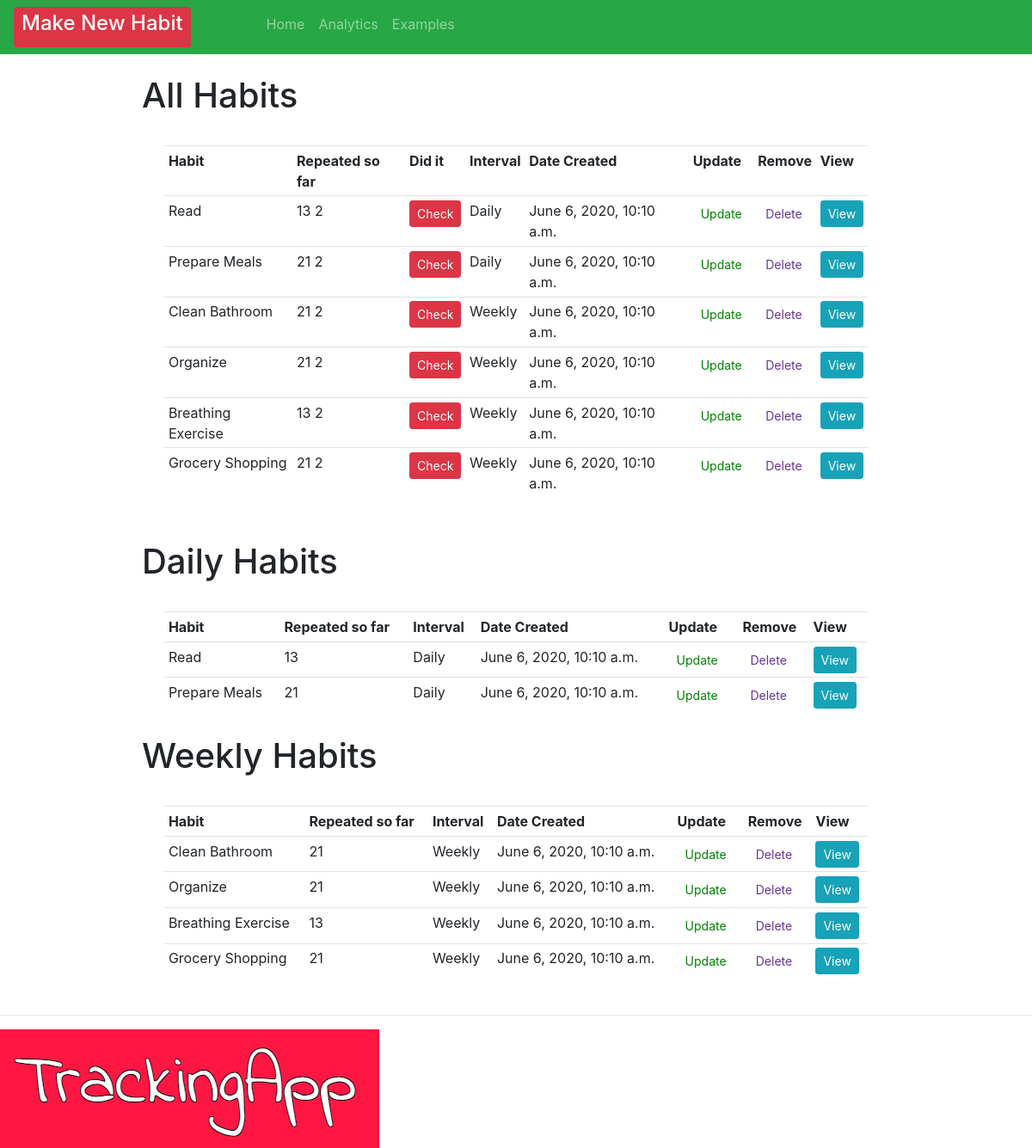
The app's page /, older data.
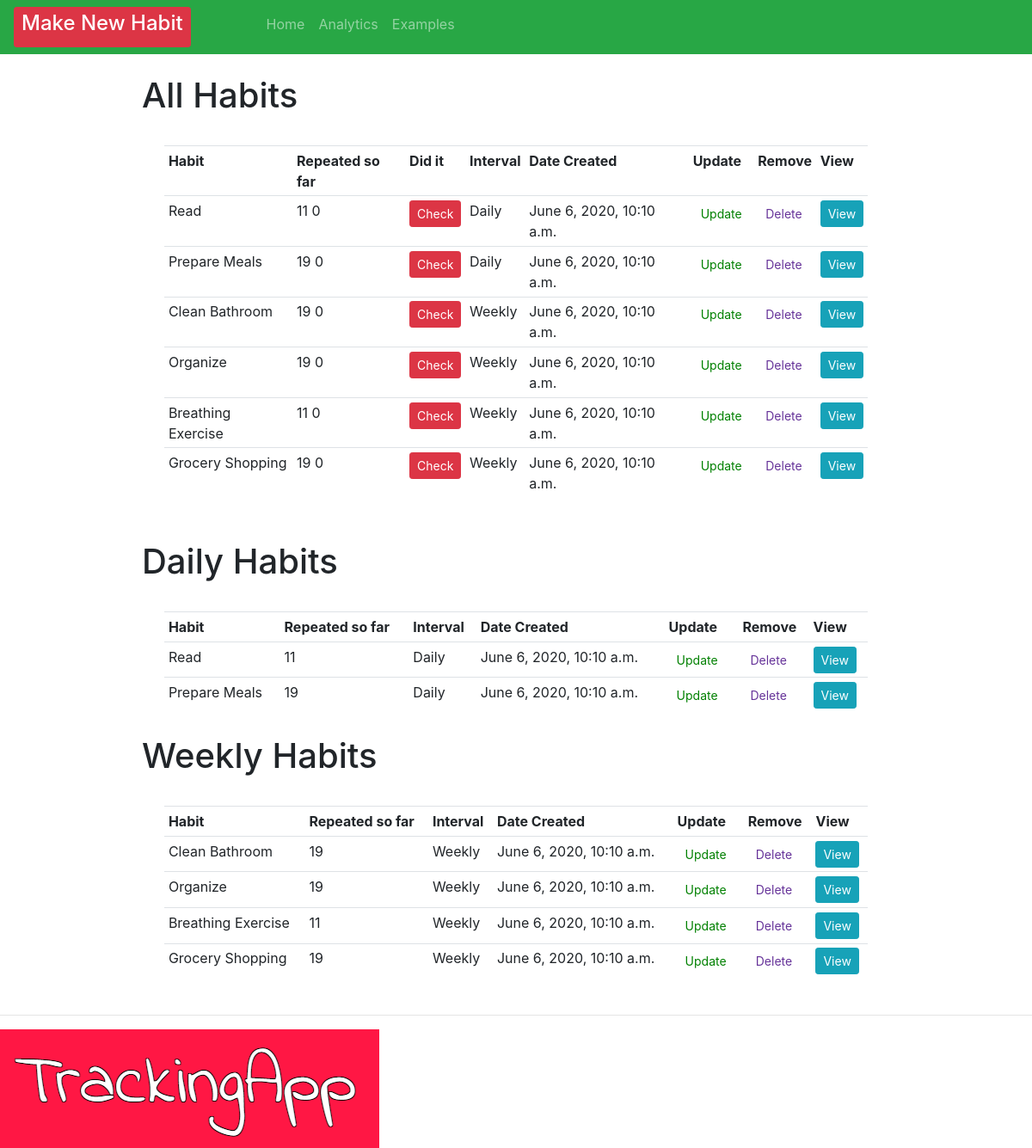
The same page, newer data.
### crm/models.py (models this page shows, shortened)
class Order(models.Model):
    INTERVAL = (
            ('Daily', 'Daily'),
            ('Weekly', 'Weekly' ),
                      )
    habit = models.CharField(max_length=200, null=True, blank=True)
    interval = models.CharField(max_length=400, null=True, choices=INTERVAL)
    checked = models.IntegerField(blank=True, default=0, null=True)
    streak = models.IntegerField(blank=True, default=0, null=True)
    created = models.DateTimeField(auto_now=True, auto_now_add=False, editable=False, null=True, blank=True)
    checkedList = models.ManyToManyField(Repeats)
    timeStamp = models.DateTimeField(auto_now=True, blank=True)
    date_created = models.DateTimeField(auto_now_add=True, null=True, editable=False, blank=True)
    dateAsString = models.CharField(max_length=200, null=True, blank=True)

### crm/views.py (the view)
# urls.py: path('', views.home, name="home" ),
def home(request):
    orders = Order.objects.all()
    total_orders = orders.count()
    dailyFilter = Order.objects.filter(interval="Daily")
    weeklyFilter = Order.objects.filter(interval="Weekly")
    context = {'orders': orders, 'total_orders': total_orders, 'dailyFilter': dailyFilter, 'weeklyFilter':weeklyFilter}
    return render(request, 'habit/dashboard.html', context)

### crm/templates/habit/dashboard.html (shortened to what this page needs)
{% extends 'habit/main.html' %}
{% block content %}
<br>
<div class="row" style="padding-left: 15%; padding-right: 15%;">
    <table style="margin: 3%" class="table table-sm">
        <h1> All Habits {{checked}} </h1>
        <tr>
            <th>Habit</th>
            <th>Repeated so far</th>
            <th>Did it</th>
            <th>Interval</th>
            <th>Date Created</th>
            <th>Update</th>
            <th>Remove</th>
            <th>View</th>
        </tr>
        {% for order in orders %}
        <tr>
            <td>
                       {{ order.habit }}
            </td>
            <td>
                {{order.checkedList.count}}
                {{order.streak}}
            </td>
            <td>
                <form action="{% url 'check_habit' order.id %}" method="POST">
                    <button type="submit" , name="post_id" , value="{{order.id}}" ,
                        class="btn btn-sm btn-danger">Check</button>
                </form>
            </td>
            <td>{{order.interval}}</td>
            <td>{{order.date_created}}</td>
            <td><a class="btn btn-sm" style="color: green;" href="{% url 'update_habit' order.id %}">Update</a></td>
            <td><a class="btn btn-sm" style="color: rebeccapurple;" href="{% url 'delete' order.id %}">Delete</a></td>
            <td><a class="btn btn-sm btn-info" href="{% url 'habit' order.id %}">View</a></td>
        </tr>
        {% endfor %}
    </table>
</div>
<br>
<div class="row" style="padding-left: 15%; padding-right: 15%;">
    <table style="margin: 3%" class="table table-sm">
        <h1> Daily Habits </h1>
        <tr>
            <th>Habit</th>
            <th>Repeated so far</th>
            <th>Interval</th>
            <th>Date Created</th>
            <th>Update</th>
            <th>Remove</th>
            <th>View</th>
        </tr>
        {% for day in dailyFilter %}
       <td>
            {{ day.habit }}
        </td>
        <td>
            {{day.checkedList.count}}
        </td>
        <td>{{day.interval}}</td>
        <td>{{day.date_created}}</td>
        <td><a class="btn btn-sm" style="color: green;" href="{% url 'update_habit' day.id %}">Update</a></td>
        <td><a class="btn btn-sm" style="color: rebeccapurple;" href="{% url 'delete' day.id %}">Delete</a></td>
        <td><a class="btn btn-sm btn-info" href="{% url 'habit' day.id %}">View</a></td>
        {% endfor %}
    </table>
</div>
<div class="row" style="padding-left: 15%; padding-right: 15%;">
    <table style="margin: 3%" class="table table-sm">
        <tr>
            <th>Habit</th>
            <th>Repeated so far</th>
            <th>Interval</th>
            <th>Date Created</th>
            <th>Update</th>
            <th>Remove</th>
            <th>View</th>
        </tr>
        <h1> Weekly Habits </h1>
        {% for week in weeklyFilter %}
        <tr>
             <td>
                {{ week.habit }}
            </td>
            <td>
                {{week.checkedList.count}}
            </td>
                      <td>{{week.interval}}</td>
            <td>{{week.date_created}}</td>
            <td><a class="btn btn-sm" style="color: green;" href="{% url 'update_habit' week.id %}">Update</a>
            </td>
            <td><a class="btn btn-sm" style="color: rebeccapurple;" href="{% url 'delete' week.id %}">Delete</a>
            </td>
            <td><a class="btn btn-sm btn-info" href="{% url 'habit' week.id %}">View</a></td>
        </tr>
        {% endfor %}
    </table>
</div>
{% endblock %}

Row changes from the older to the newer data that the page shows:
changed Order "Read": checkedList.count "13" → "11"; streak "2" → "0"
changed Order "Prepare Meals": checkedList.count "21" → "19"; streak "2" → "0"
changed Order "Clean Bathroom": checkedList.count "21" → "19"; streak "2" → "0"
changed Order "Organize": checkedList.count "21" → "19"; streak "2" → "0"
changed Order "Breathing Exercise": checkedList.count "13" → "11"; streak "2" → "0"
changed Order "Grocery Shopping": checkedList.count "21" → "19"; streak "2" → "0"
